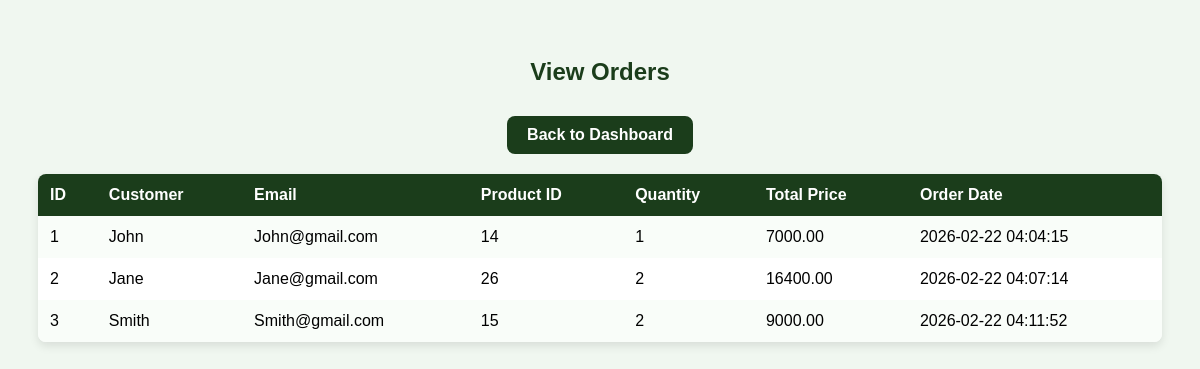
Page /adminOrders.php (signed in) on the committed database.
### tables this page shows
CREATE TABLE `orders` (
  `id` int(11) NOT NULL,
  `product_id` int(11) DEFAULT NULL,
  `customer_name` varchar(100) DEFAULT NULL,
  `customer_email` varchar(100) DEFAULT NULL,
  `quantity` int(11) DEFAULT NULL,
  `order_date` timestamp NOT NULL DEFAULT current_timestamp(),
  `address` varchar(255) NOT NULL,
  `total_price` decimal(10,2) NOT NULL
);

### adminOrders.php (the view, shortened to what this page needs)
<?php
$conn = mysqli_connect("localhost", "root", "", "green_nflora");
$sql = "SELECT * FROM orders";
$result = mysqli_query($conn, $sql);
?>
<!DOCTYPE html>
<html>
<head>
</head>
<body>
    <h2>View Orders</h2>
    <div class="top-actions">
        <a href="index.php">Back to Dashboard</a>
    </div>
    <table>
        <tr>
            <th>ID</th>
            <th>Customer</th>
            <th>Email</th>
            <th>Product ID</th>
            <th>Quantity</th>
            <th>Total Price</th>
            <th>Order Date</th>
        </tr>
        <?php while($row = mysqli_fetch_assoc($result)) { ?>
        <tr>
            <td><?php echo $row['id']; ?></td>
            <td><?php echo $row['customer_name']; ?></td>
            <td><?php echo $row['customer_email']; ?></td>
            <td><?php echo $row['product_id']; ?></td>
            <td><?php echo $row['quantity']; ?></td>
            <td><?php echo $row['total_price']; ?></td>
            <td><?php echo $row['order_date']; ?></td>
        </tr>
        <?php } ?>
    </table>
</body>
</html>

### adminOrders.php (style rules this page uses)
body { font-family: Arial, sans-serif; background-color: #f0f7f0; padding: 30px; }
h2 { text-align: center; color: #1b3d1b; margin-bottom: 30px; }
.top-actions { text-align: center; margin-bottom: 20px; }
.top-actions a { display: inline-block; padding: 10px 20px; background-color: #1b3d1b; color: #fff; text-decoration: none; border-radius: 8px; font-weight: bold; transition: all 0.3s ease; }
table { width: 100%; border-collapse: collapse; background-color: #ffffff; box-shadow: 0 4px 10px rgba(0,0,0,0.1); border-radius: 8px; overflow: hidden; }
th, td { padding: 12px; text-align: left; }
th { background-color: #1b3d1b; color: #fff; }
tr:nth-child(even) { background-color: #f9fdf9; }

### rows in the picture
orders: id "1", customer_name "John", customer_email "John@gmail.com", product "14", quantity "1", total_price "7000.00", order_date "2026-02-22 04:04:15"
orders: id "2", customer_name "Jane", customer_email "Jane@gmail.com", product "26", quantity "2", total_price "16400.00", order_date "2026-02-22 04:07:14"
orders: id "3", customer_name "Smith", customer_email "Smith@gmail.com", product "15", quantity "2", total_price "9000.00", order_date "2026-02-22 04:11:52"
